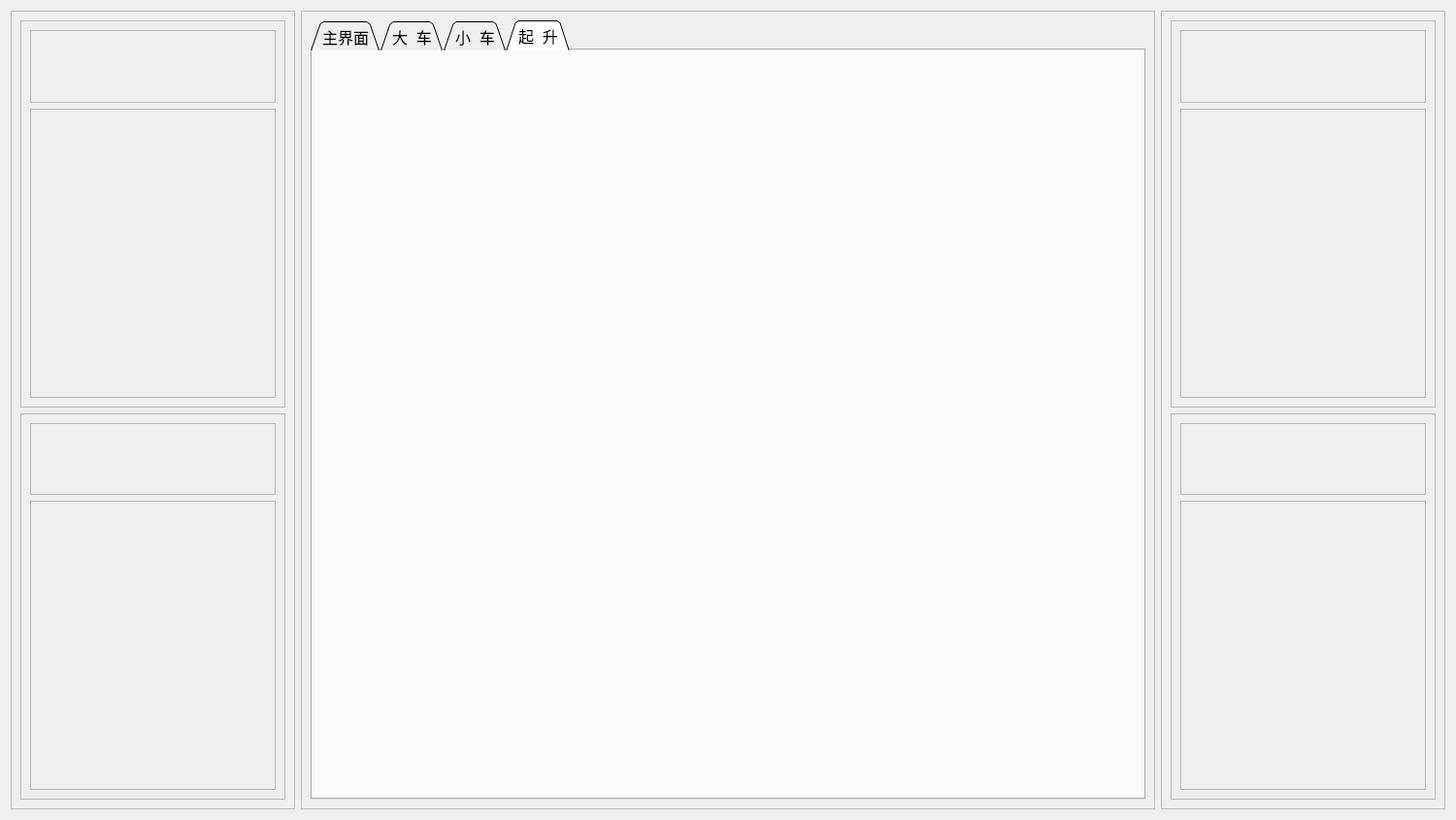
<?xml version="1.0" encoding="UTF-8"?>
<ui version="4.0">
 <class>frmViewMain</class>
 <widget class="QWidget" name="frmViewMain">
  <property name="geometry">
   <rect>
    <x>0</x>
    <y>0</y>
    <width>1500</width>
    <height>845</height>
   </rect>
  </property>
  <property name="font">
   <font>
    <pointsize>12</pointsize>
   </font>
  </property>
  <property name="windowTitle">
   <string>Form</string>
  </property>
  <layout class="QGridLayout" name="gridLayout" columnstretch="2,6,2">
   <item row="0" column="0">
    <widget class="QFrame" name="frameLeft">
     <property name="font">
      <font>
       <pointsize>12</pointsize>
      </font>
     </property>
     <property name="styleSheet">
      <string notr="true">border-image: url(:/image/FrameData.png);
</string>
     </property>
     <property name="frameShape">
      <enum>QFrame::StyledPanel</enum>
     </property>
     <property name="frameShadow">
      <enum>QFrame::Raised</enum>
     </property>
     <layout class="QGridLayout" name="gridLayout_2">
      <item row="0" column="0">
       <widget class="QFrame" name="frame_7">
        <property name="autoFillBackground">
         <bool>false</bool>
        </property>
        <property name="styleSheet">
         <string notr="true"/>
        </property>
        <property name="frameShape">
         <enum>QFrame::StyledPanel</enum>
        </property>
        <property name="frameShadow">
         <enum>QFrame::Raised</enum>
        </property>
        <layout class="QVBoxLayout" name="verticalLayout_5" stretch="2,8">
         <item>
          <widget class="QFrame" name="frame_16">
           <property name="styleSheet">
            <string notr="true">border-image: url(:/image/blankdata.png);</string>
           </property>
           <property name="frameShape">
            <enum>QFrame::StyledPanel</enum>
           </property>
           <property name="frameShadow">
            <enum>QFrame::Raised</enum>
           </property>
          </widget>
         </item>
         <item>
          <widget class="QFrame" name="frame_20">
           <property name="styleSheet">
            <string notr="true">border-image: url(:/image/blankdata.png);</string>
           </property>
           <property name="frameShape">
            <enum>QFrame::StyledPanel</enum>
           </property>
           <property name="frameShadow">
            <enum>QFrame::Raised</enum>
           </property>
          </widget>
         </item>
        </layout>
       </widget>
      </item>
      <item row="1" column="0">
       <widget class="QFrame" name="frame_8">
        <property name="styleSheet">
         <string notr="true">/*QFrame {
    border-width: 2px;
	border-top-width:1px;
    border-style: solid;
    border-color: darkblue;
}
*/</string>
        </property>
        <property name="frameShape">
         <enum>QFrame::StyledPanel</enum>
        </property>
        <property name="frameShadow">
         <enum>QFrame::Raised</enum>
        </property>
        <layout class="QVBoxLayout" name="verticalLayout_6" stretch="2,8">
         <item>
          <widget class="QFrame" name="frame_21">
           <property name="styleSheet">
            <string notr="true">border-image: url(:/image/blankdata.png);</string>
           </property>
           <property name="frameShape">
            <enum>QFrame::StyledPanel</enum>
           </property>
           <property name="frameShadow">
            <enum>QFrame::Raised</enum>
           </property>
          </widget>
         </item>
         <item>
          <widget class="QFrame" name="frame_22">
           <property name="styleSheet">
            <string notr="true">border-image: url(:/image/blankdata.png);</string>
           </property>
           <property name="frameShape">
            <enum>QFrame::StyledPanel</enum>
           </property>
           <property name="frameShadow">
            <enum>QFrame::Raised</enum>
           </property>
          </widget>
         </item>
        </layout>
       </widget>
      </item>
     </layout>
    </widget>
   </item>
   <item row="0" column="1">
    <widget class="QFrame" name="frame_2">
     <property name="font">
      <font>
       <pointsize>12</pointsize>
      </font>
     </property>
     <property name="autoFillBackground">
      <bool>false</bool>
     </property>
     <property name="styleSheet">
      <string notr="true"/>
     </property>
     <property name="frameShape">
      <enum>QFrame::StyledPanel</enum>
     </property>
     <property name="frameShadow">
      <enum>QFrame::Raised</enum>
     </property>
     <layout class="QHBoxLayout" name="horizontalLayout">
      <item>
       <widget class="QTabWidget" name="tabWidget">
        <property name="font">
         <font>
          <pointsize>12</pointsize>
         </font>
        </property>
        <property name="styleSheet">
         <string notr="true"/>
        </property>
        <property name="tabPosition">
         <enum>QTabWidget::North</enum>
        </property>
        <property name="tabShape">
         <enum>QTabWidget::Triangular</enum>
        </property>
        <property name="currentIndex">
         <number>3</number>
        </property>
        <property name="elideMode">
         <enum>Qt::ElideNone</enum>
        </property>
        <widget class="QWidget" name="tab_Crane">
         <property name="font">
          <font>
           <pointsize>12</pointsize>
          </font>
         </property>
         <attribute name="title">
          <string>主界面</string>
         </attribute>
        </widget>
        <widget class="QWidget" name="tab_Big">
         <property name="font">
          <font>
           <pointsize>12</pointsize>
          </font>
         </property>
         <attribute name="title">
          <string>大  车</string>
         </attribute>
        </widget>
        <widget class="QWidget" name="tab_Small">
         <property name="font">
          <font>
           <pointsize>12</pointsize>
          </font>
         </property>
         <attribute name="title">
          <string>小  车</string>
         </attribute>
        </widget>
        <widget class="QWidget" name="tab_Lift">
         <property name="font">
          <font>
           <pointsize>12</pointsize>
          </font>
         </property>
         <attribute name="title">
          <string>起  升</string>
         </attribute>
        </widget>
       </widget>
      </item>
     </layout>
    </widget>
   </item>
   <item row="0" column="2">
    <widget class="QFrame" name="frameRight">
     <property name="font">
      <font>
       <pointsize>12</pointsize>
      </font>
     </property>
     <property name="styleSheet">
      <string notr="true">border-image: url(:/image/FrameData.png);
</string>
     </property>
     <property name="frameShape">
      <enum>QFrame::StyledPanel</enum>
     </property>
     <property name="frameShadow">
      <enum>QFrame::Raised</enum>
     </property>
     <layout class="QGridLayout" name="gridLayout_5">
      <item row="0" column="0">
       <widget class="QFrame" name="frame_10">
        <property name="font">
         <font>
          <pointsize>12</pointsize>
         </font>
        </property>
        <property name="autoFillBackground">
         <bool>false</bool>
        </property>
        <property name="styleSheet">
         <string notr="true"/>
        </property>
        <property name="frameShape">
         <enum>QFrame::StyledPanel</enum>
        </property>
        <property name="frameShadow">
         <enum>QFrame::Raised</enum>
        </property>
        <layout class="QVBoxLayout" name="verticalLayout_8" stretch="2,8">
         <item>
          <widget class="QFrame" name="frame_26">
           <property name="styleSheet">
            <string notr="true">border-image: url(:/image/blankdata.png);</string>
           </property>
           <property name="frameShape">
            <enum>QFrame::StyledPanel</enum>
           </property>
           <property name="frameShadow">
            <enum>QFrame::Raised</enum>
           </property>
          </widget>
         </item>
         <item>
          <widget class="QFrame" name="frame_27">
           <property name="styleSheet">
            <string notr="true">border-image: url(:/image/blankdata.png);</string>
           </property>
           <property name="frameShape">
            <enum>QFrame::StyledPanel</enum>
           </property>
           <property name="frameShadow">
            <enum>QFrame::Raised</enum>
           </property>
          </widget>
         </item>
        </layout>
       </widget>
      </item>
      <item row="1" column="0">
       <widget class="QFrame" name="frame_9">
        <property name="font">
         <font>
          <pointsize>12</pointsize>
         </font>
        </property>
        <property name="styleSheet">
         <string notr="true">/*QFrame {
    border-width: 2px;
	border-top-width:1px;
    border-style: solid;
    border-color: darkblue;
}
*/</string>
        </property>
        <property name="frameShape">
         <enum>QFrame::StyledPanel</enum>
        </property>
        <property name="frameShadow">
         <enum>QFrame::Raised</enum>
        </property>
        <layout class="QVBoxLayout" name="verticalLayout_7" stretch="2,8">
         <item>
          <widget class="QFrame" name="frame_24">
           <property name="font">
            <font>
             <pointsize>12</pointsize>
            </font>
           </property>
           <property name="styleSheet">
            <string notr="true">border-image: url(:/image/blankdata.png);</string>
           </property>
           <property name="frameShape">
            <enum>QFrame::StyledPanel</enum>
           </property>
           <property name="frameShadow">
            <enum>QFrame::Raised</enum>
           </property>
          </widget>
         </item>
         <item>
          <widget class="QFrame" name="frame_25">
           <property name="font">
            <font>
             <pointsize>12</pointsize>
            </font>
           </property>
           <property name="styleSheet">
            <string notr="true">border-image: url(:/image/blankdata.png);</string>
           </property>
           <property name="frameShape">
            <enum>QFrame::StyledPanel</enum>
           </property>
           <property name="frameShadow">
            <enum>QFrame::Raised</enum>
           </property>
          </widget>
         </item>
        </layout>
       </widget>
      </item>
     </layout>
    </widget>
   </item>
  </layout>
 </widget>
 <resources/>
 <connections/>
</ui>
